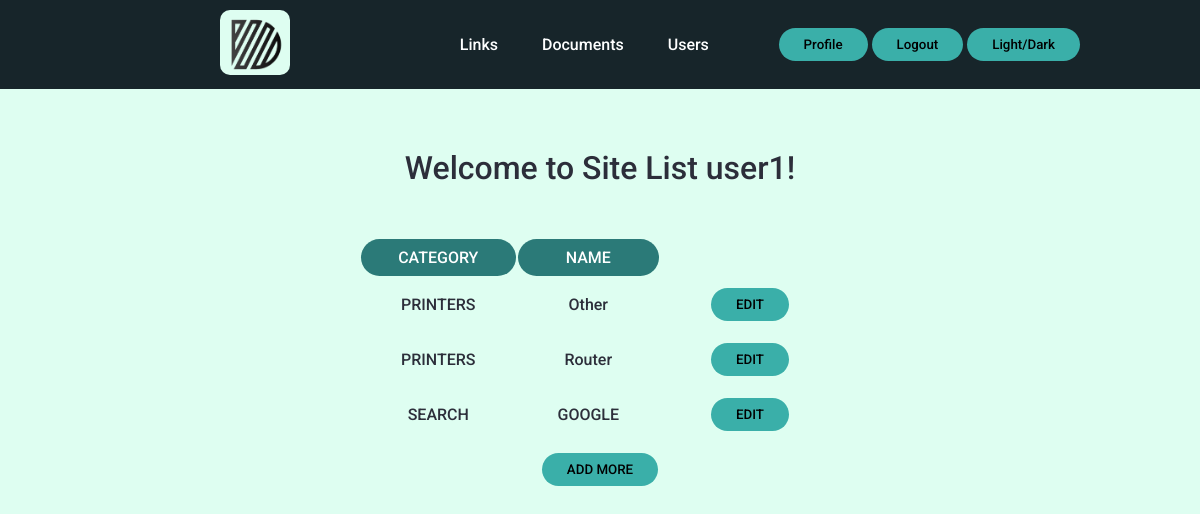
Page /links (signed in) on the earlier database version.
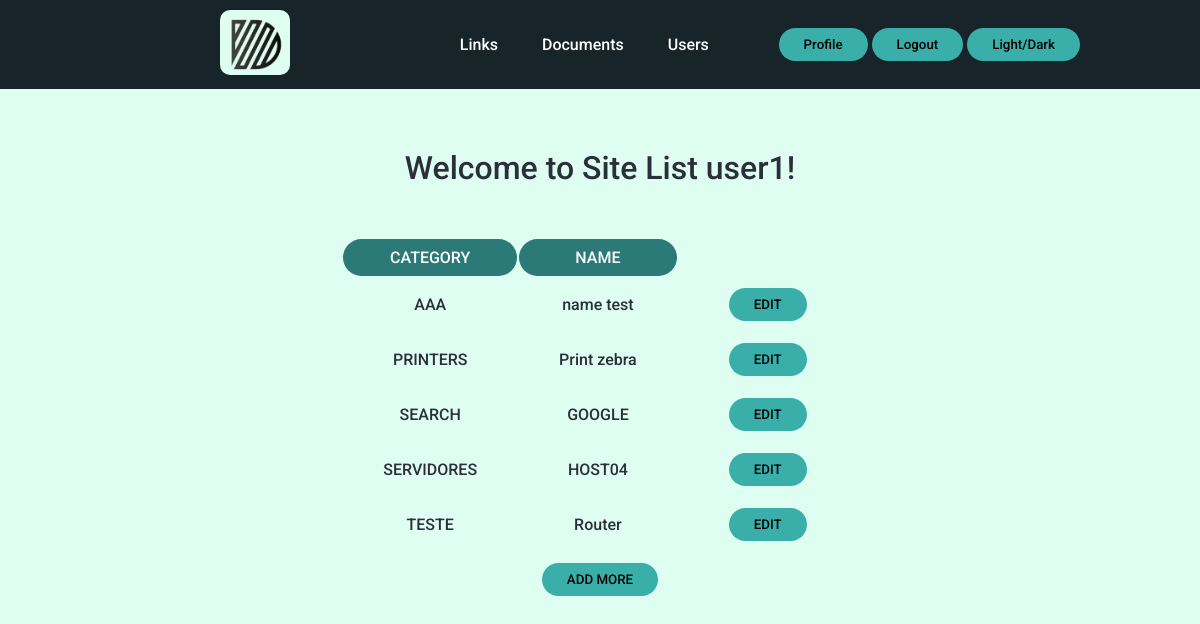
Same page on the later database version.
### tables this page shows
CREATE TABLE users (id INTEGER PRIMARY KEY AUTOINCREMENT NOT NULL, username TEXT NOT NULL, hash TEXT NOT NULL, permission INTEGER DEFAULT 4 NOT NULL, active BLOB DEFAULT 0 NOT NULL);

CREATE TABLE links (
id INTEGER PRIMARY KEY AUTOINCREMENT NOT NULL,
category TEXT NOT NULL,
name TEXT NOT NULL,
link TEXT NOT NULL);

### app.py (the view)
@app.route("/links")
def links():
    userID = session["user_id"]
    rows = db.execute(
    "SELECT * FROM users WHERE id = ?", userID
    )
    username = rows[0]["username"]
    links = db.execute("SELECT category, name, link, id FROM links ORDER BY category, name")
    return render_template("links.html", links = links, username = username)

### templates/links.html (shortened to what this page needs)
{% extends "layout.html" %}
{% block body %}
<div><h1>Welcome to Site List {{ username }}!</h1></div>
    <table>
        <thead>
            <tr>
                <th><a href="/links">CATEGORY</a></th>
                <th><a href="/links">NAME</a></th>
            </tr>
        </thead>
        <tbody>
            {% for link in links %}
            <tr>
                <td> {{ link["category"] }}</td>
                <td>
                    <a href="https:\\{{ link["link"] }}">{{ link["name"] }}</a>
                </td>
                <td>
                  <form action="/edit" method="post">
                    <button type="submit">EDIT</button>
                  </form>
                </td>
            </tr>
            {% endfor %}
        </tbody>
    </table>
    <a href="/add"><button>ADD MORE</button></a>
{% endblock %}

### templates/layout.html (shortened to what this page needs)
<!DOCTYPE HTML>
<html lang="en">
    <head>
        <link rel="stylesheet" href=".\static\styles.css">
    </head>
    <body>
      <header>
        <div>
        <a href="/"><img class="logo" src=".\static\images\d.png" alt="logo"></a>
        </div>
        {% if session.get("user_id") %}
        <div>
        <nav>
          <ul class="nav_links">
            <li><a href="/links">Links</a></li>
            {% if session.get("permission") > 2 %}
            <li><a href="/history">History</a></li>
            {% else %}
            <li><a href="/documents">Documents</a></li>
            {% endif %}
            {% if session.get("permission") > 1 %}
            <li><a href="#">Users</a></li>
            {% else %}
            <li><a href="/users">Users</a></li>
            {% endif %}
          </ul>
        </nav>
        </div>
        <div>
          <a href="/profile"><button>Profile</button></a>
          <a href="/logout"><button>Logout</button></a>
          <button onclick="toggleMode()">Light/Dark</button>
        </div>
        {% else %}
        <div>
          <a href="/register"><button>Register</button></a>
          <a href="/"><button>Login</button></a>
          <button onclick="toggleMode()">Light/Dark</button>
          {% endif %}
      </header>
      <div class="body">
      {% block body %}{% endblock %}
      </div>
    </body>
</html>

### static/styles.css (style rules this page uses)
* { box-sizing: border-box; margin: 0; padding: 0; font-family: "Roboto", sans-serif; font-weight: 500; }
.body a { text-decoration: none; color: inherit; }
header { background-color: #17252a; color: #feffff; display: flex; justify-content: space-between; align-items: center; padding: 10px 10%; }
.body { padding: 10px 10%; display: grid; text-align: center; }
header a { color: #feffff; text-decoration: none; }
body { transition: background-color 0.5s, color 0.3s; }
.light { background-color: #defef1; color: #2c2e3a; }
.light button { background-color: #3aafa9; }
.nav_links { list-style: none; }
.nav_links li { display: inline-block; padding: 0 20px; }
.nav_links li a { transition: all 0.3s ease 0s; }
button { padding: 9px 25px; border: none; border-radius: 50px; cursor: pointer; transition: all 0.5s ease 0s; }
.logo { margin: 0px 100px; width: 70px; height: auto; background-color: #defef1; border-radius: 10px; transition: all 1s ease 0s; }
h1 { padding: 50px 0; }
.body button { margin: 10px 10px; }
table { margin: 0 auto; text-align: center; }
table td { padding-left: 40px; padding-right: 40px; }
th { background-color: #2b7a78; padding: 9px 25px; border: none; border-radius: 50px; transition: all 0.5s ease 0s; color: #feffff; cursor: pointer; }

Differences in the rows shown:
added links: category "AAA", name "name test"
changed links "PRINTERS": name "Other" → "Print zebra"
shown differently, row unchanged: links "SEARCH": moves up the list
added links: category "SERVIDORES", name "HOST04"
changed links "Router": category "PRINTERS" → "TESTE"
